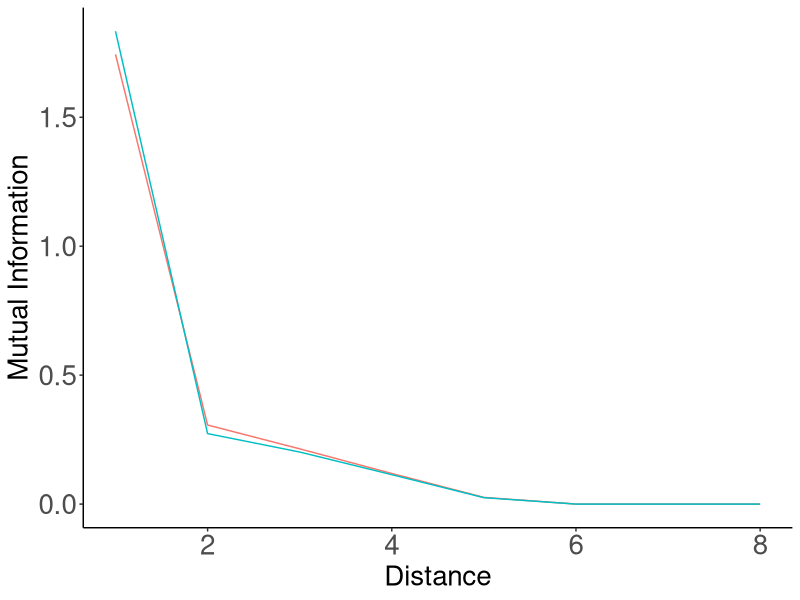
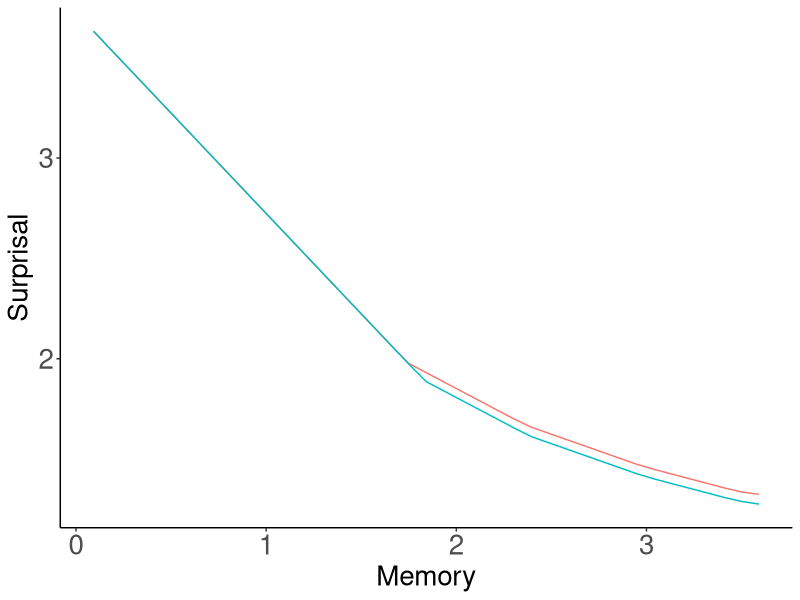
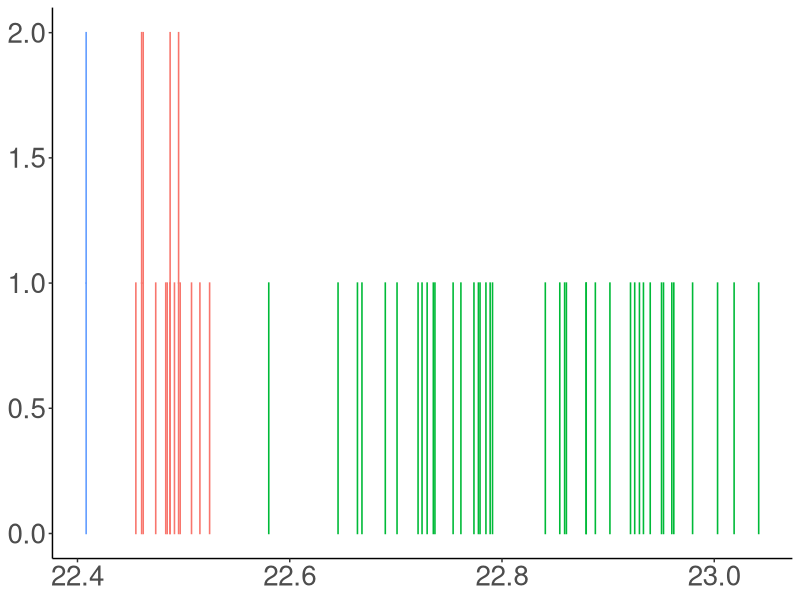
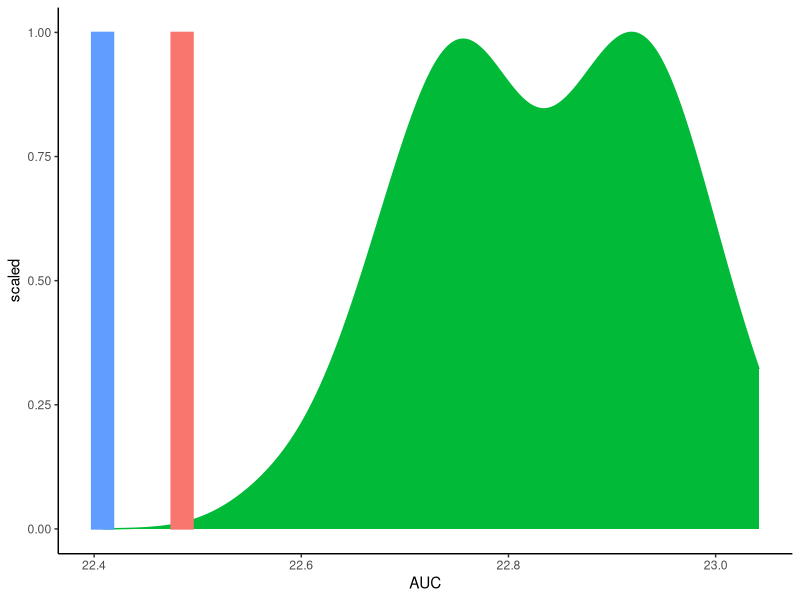

Write the R code that produced these figures, in order.
library(tidyr)
library(dplyr)
library(ggplot2)

######################################

data = read.csv("results.tsv", sep="\t")


data = data %>% filter(Script == "forWords_Sesotho_RandomOrder_FormsWordsGraphemes_HeldoutClip.py")

unigramCE = mean(data$UnigramCE)

data$Type = ifelse(data$Model %in% c("REAL", "RANDOM", "REVERSE"), as.character(data$Model), "Optimized")

data_ = data %>% group_by(Distance, Type) %>% summarise(MI=median(MI))
data_ = data_ %>% filter(Distance <= 7)
data_ = data_ %>% filter(Type %in% c("REAL", "RANDOM"))
plot = ggplot(data_, aes(x=1+Distance, y=MI, color=Type)) + geom_line() #size=2)
plot = plot + theme_bw()
plot = plot + xlab("Distance") + ylab("Mutual Information")
plot = plot + theme(axis.title.x=element_text(size=20), axis.title.y=element_text(size=20), axis.text = element_text(size=20))
plot = plot + theme(panel.grid.major = element_blank(), panel.grid.minor = element_blank(), panel.background = element_blank(), legend.position="none")
plot = plot + theme(axis.line = element_line(colour = "black"),
            panel.grid.major = element_blank(),
                panel.grid.minor = element_blank(),
                panel.border = element_blank(),
                    panel.background = element_blank())
ggsave(plot, file=paste("figures/Sesotho-suffixes-byPhonemes-it-heldout.pdf", sep=""), height=4, width=4)




data = read.csv("results_interpolated.tsv", sep="\t")


data = data %>% filter(Script == "forWords_Sesotho_RandomOrder_FormsWordsGraphemes_HeldoutClip.py")

data = data %>% group_by(Type, Memory) %>% summarise(Surprisal=unigramCE-median(MI))

data_ = data %>% filter(Type %in% c("REAL", "RANDOM"))

plot = ggplot(data_, aes(x=Memory, y=Surprisal, color=Type)) + geom_line() #size=2)
plot = plot + theme_bw()
plot = plot + theme(axis.title.x=element_text(size=20), axis.title.y=element_text(size=20), axis.text = element_text(size=20))
plot = plot + theme(panel.grid.major = element_blank(), panel.grid.minor = element_blank(), panel.background = element_blank(), legend.position="none")
plot = plot + theme(axis.line = element_line(colour = "black"),
            panel.grid.major = element_blank(),
                panel.grid.minor = element_blank(),
                panel.border = element_blank(),
                    panel.background = element_blank())
ggsave(plot, file=paste("figures/Sesotho-suffixes-byPhonemes-memsurp-heldout.pdf", sep=""), height=4, width=4)


######################################

data = read.csv("results_auc.tsv", sep="\t")

data = data %>% filter(Script == "forWords_Sesotho_RandomOrder_FormsWordsGraphemes_HeldoutClip.py")


data$Type = ifelse(data$Model %in% c("REAL", "RANDOM", "REVERSE"), as.character(data$Model), "Optimized")

data_ = data %>% filter(Type %in% c("REAL", "RANDOM", "Optimized"))


plot = ggplot(data_, aes(x=AUC, y=1, color=Type, fill=Type)) + geom_bar(stat="identity") #size=2)
plot = plot + theme_bw()
plot = plot + theme(axis.title.x=element_blank(), axis.title.y=element_blank(), axis.text = element_text(size=20))
plot = plot + theme(panel.grid.major = element_blank(), panel.grid.minor = element_blank(), panel.background = element_blank(), legend.position="none")
plot = plot + theme(axis.line = element_line(colour = "black"),
            panel.grid.major = element_blank(),
                panel.grid.minor = element_blank(),
                panel.border = element_blank(),
                    panel.background = element_blank())
ggsave(plot, file=paste("figures/Sesotho-suffixes-byPhonemes-auc-heldout.pdf", sep=""), height=4, width=4)

barWidth = (max(data$AUC) - min(data$AUC))/30

plot = ggplot(data_, aes(x=AUC, fill=Type, color=Type))
plot = plot + theme_classic()
plot = plot + theme(legend.position="none")
plot = plot + geom_density(data= data_%>%filter(Type == "RANDOM"), aes(y=..scaled..)) 
plot = plot + geom_bar(data = data_ %>% filter(!(Type %in% c("RANDOM"))) %>% group_by(Type) %>% summarise(AUC=mean(AUC)) %>% mutate(y=1),  aes(y=y, group=Type), width=barWidth, stat="identity", position = position_dodge())
ggsave(plot, file=paste("figures/Sesotho-suffixes-byPhonemes-auc-hist-heldout.pdf", sep=""), height=4, width=4)
